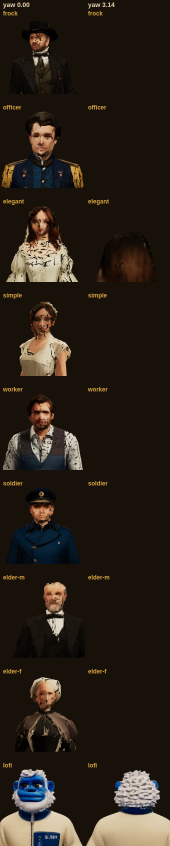
#> input picture optwork/face_yaw_grid.png, 340 x 1692 px (shown at 1/2 size)
$ python -i clean_textures.py   (imports and definitions only)
#> lines starting #> are read from the running program, lines starting #| are printed output that depends on the picture
#> further down, picture is the input picture: PIL image 340x1692 RGBA; mean R, G, B, A 41.4, 33.7, 25.1, 255
"""Remove dark AI-texture blotches from embedded GLB images.

Parses a binary glTF container, filters every embedded image (PNG/WebP) with a
dark-outlier Gaussian blend, and writes a new GLB. Geometry buffers (including the
EXT_meshopt_compression fallback buffer) are copied byte for byte.
"""
import io
import json
import os
import struct
import sys

from PIL import Image, ImageFilter


# [30 lines left out: functions read_glb, write_glb, not called in this run]


def blur_lift(image, radius=9, threshold=45, strength=0.85):
    """Lift dark streaks towards a blurred local neighbourhood."""
#> called with radius = 9, threshold = 45, strength = 0.85
    rgb = image.convert("RGB")
    blurred = rgb.filter(ImageFilter.GaussianBlur(radius))
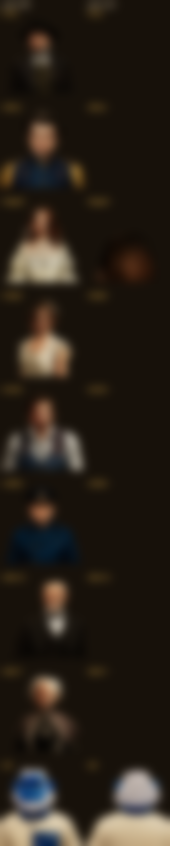
#> blurred: PIL image 340x1692 RGB (shown at 1/2 size); mean R, G, B 41.3, 33.6, 25.1
    src = rgb.load()
    base = blurred.load()
    w, h = rgb.size
#> w = 340; h = 1692
    out = Image.new("RGB", (w, h))
#> out: PIL image 340x1692 RGB; every value is 0
    dst = out.load()
    for y in range(h):
        for x in range(w):
            r, g, b = src[x, y]
            mr, mg, mb = base[x, y]
            luma = 0.299 * r + 0.587 * g + 0.114 * b
            mluma = 0.299 * mr + 0.587 * mg + 0.114 * mb
            gap = mluma - luma
            if gap <= threshold:
                dst[x, y] = (r, g, b)
                continue
            amount = min(1.0, gap / (threshold * 2.0)) * strength
            dst[x, y] = (
                int(r + (mr - r) * amount),
                int(g + (mg - g) * amount),
                int(b + (mb - b) * amount),
            )
    return out


def despeckle(image, threshold=45, strength=0.85, radius=9):
    """Backward-compatible entry point for the texture cleanup pipeline."""
    return blur_lift(image, radius, threshold, strength)


# [63 lines left out: function clean_glb, not called in this run]


# [8 lines not run here, left out]

>>> from PIL import Image
>>> picture = Image.open('optwork/face_yaw_grid.png')
>>> result = blur_lift(picture)

$ run again, on optwork/faces_cmp2.png
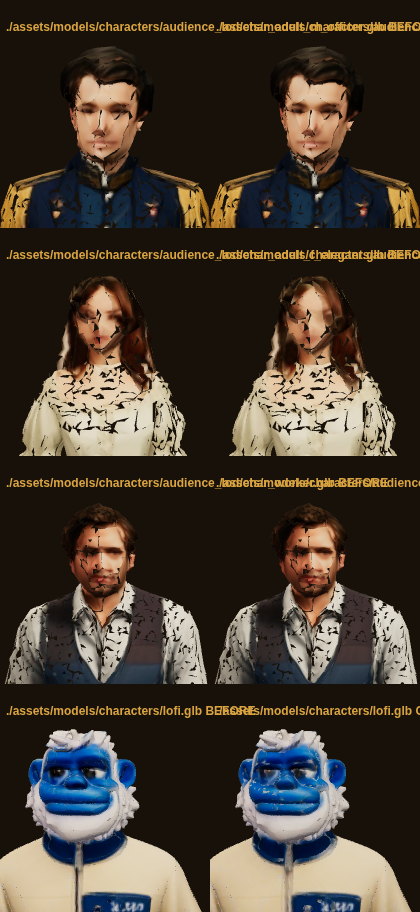
#> input picture optwork/faces_cmp2.png, 420 x 912 px
#> picture is the input picture: PIL image 420x912 RGBA; mean R, G, B, A 68.4, 59.3, 48.9, 255
#> in blur_lift, `blurred = rgb.filter(ImageFilter.GaussianBlur(radius))`:
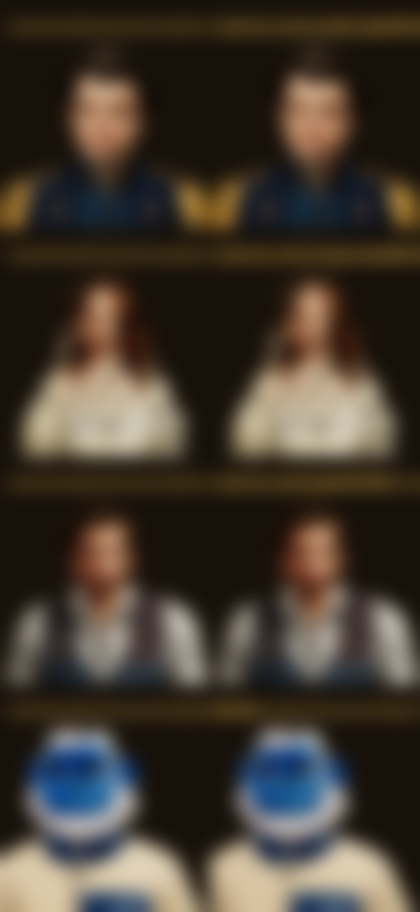
#> blurred: PIL image 420x912 RGB; mean R, G, B 68.3, 59.3, 48.8
#> out: PIL image 420x912 RGB; every value is 0
#> `result = blur_lift(picture)`:
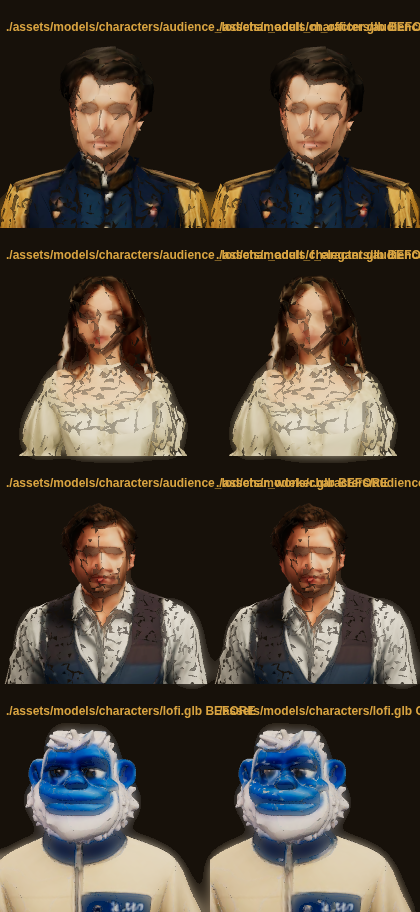
#> result: PIL image 420x912 RGB; mean R, G, B 71.7, 62.4, 51.4
